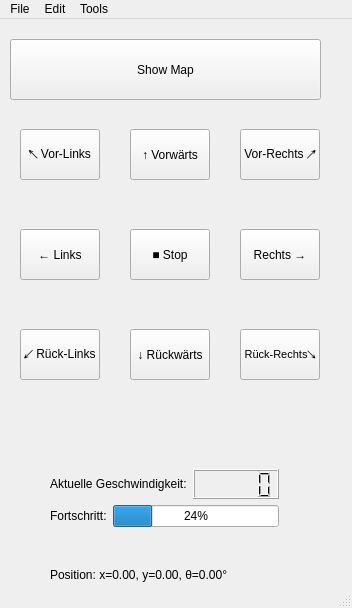
<?xml version="1.0" encoding="UTF-8"?>
<ui version="4.0">
 <class>MainWindow</class>
 <widget class="QMainWindow" name="MainWindow">
  <property name="geometry">
   <rect>
    <x>0</x>
    <y>0</y>
    <width>352</width>
    <height>608</height>
   </rect>
  </property>
  <property name="windowTitle">
   <string>MainWindow</string>
  </property>
  <widget class="QWidget" name="centralwidget">
   <widget class="QPushButton" name="btn_forward">
    <property name="geometry">
     <rect>
      <x>130</x>
      <y>110</y>
      <width>80</width>
      <height>51</height>
     </rect>
    </property>
    <property name="font">
     <font>
      <pointsize>9</pointsize>
     </font>
    </property>
    <property name="text">
     <string>↑ Vorwärts</string>
    </property>
   </widget>
   <widget class="QPushButton" name="btn_left">
    <property name="geometry">
     <rect>
      <x>20</x>
      <y>210</y>
      <width>80</width>
      <height>51</height>
     </rect>
    </property>
    <property name="text">
     <string>← Links</string>
    </property>
   </widget>
   <widget class="QPushButton" name="btn_backward">
    <property name="geometry">
     <rect>
      <x>130</x>
      <y>310</y>
      <width>80</width>
      <height>51</height>
     </rect>
    </property>
    <property name="text">
     <string>↓ Rückwärts</string>
    </property>
   </widget>
   <widget class="QPushButton" name="btn_right">
    <property name="geometry">
     <rect>
      <x>240</x>
      <y>210</y>
      <width>80</width>
      <height>51</height>
     </rect>
    </property>
    <property name="text">
     <string>Rechts →</string>
    </property>
   </widget>
   <widget class="QPushButton" name="btn_stop">
    <property name="geometry">
     <rect>
      <x>130</x>
      <y>210</y>
      <width>80</width>
      <height>51</height>
     </rect>
    </property>
    <property name="text">
     <string>■ Stop</string>
    </property>
   </widget>
   <widget class="QPushButton" name="btn_forward_left">
    <property name="geometry">
     <rect>
      <x>20</x>
      <y>110</y>
      <width>80</width>
      <height>51</height>
     </rect>
    </property>
    <property name="text">
     <string>↖ Vor-Links</string>
    </property>
   </widget>
   <widget class="QPushButton" name="btn_forward_right">
    <property name="geometry">
     <rect>
      <x>240</x>
      <y>110</y>
      <width>80</width>
      <height>51</height>
     </rect>
    </property>
    <property name="text">
     <string>Vor-Rechts ↗</string>
    </property>
   </widget>
   <widget class="QPushButton" name="btn_backward_left">
    <property name="geometry">
     <rect>
      <x>20</x>
      <y>310</y>
      <width>80</width>
      <height>51</height>
     </rect>
    </property>
    <property name="text">
     <string>↙ Rück-Links</string>
    </property>
   </widget>
   <widget class="QPushButton" name="btn_backward_right">
    <property name="geometry">
     <rect>
      <x>240</x>
      <y>310</y>
      <width>80</width>
      <height>51</height>
     </rect>
    </property>
    <property name="font">
     <font>
      <pointsize>8</pointsize>
     </font>
    </property>
    <property name="text">
     <string>Rück-Rechts↘</string>
    </property>
   </widget>
   <widget class="QWidget" name="layoutWidget">
    <property name="geometry">
     <rect>
      <x>50</x>
      <y>450</y>
      <width>229</width>
      <height>58</height>
     </rect>
    </property>
    <layout class="QVBoxLayout" name="verticalLayout">
     <item>
      <layout class="QHBoxLayout" name="horizontalLayout">
       <item>
        <widget class="QLabel" name="label_speed">
         <property name="text">
          <string>Aktuelle Geschwindigkeit:</string>
         </property>
        </widget>
       </item>
       <item>
        <widget class="QLCDNumber" name="lcd_speed"/>
       </item>
      </layout>
     </item>
     <item>
      <layout class="QHBoxLayout" name="horizontalLayout_2">
       <item>
        <widget class="QLabel" name="label_progress">
         <property name="text">
          <string>Fortschritt:</string>
         </property>
        </widget>
       </item>
       <item>
        <widget class="QProgressBar" name="progress_speed">
         <property name="value">
          <number>24</number>
         </property>
        </widget>
       </item>
      </layout>
     </item>
    </layout>
   </widget>
   <widget class="QLabel" name="label_position">
    <property name="geometry">
     <rect>
      <x>50</x>
      <y>530</y>
      <width>231</width>
      <height>51</height>
     </rect>
    </property>
    <property name="text">
     <string>Position: x=0.00, y=0.00, θ=0.00°</string>
    </property>
   </widget>
   <widget class="QPushButton" name="btn_show_map">
    <property name="geometry">
     <rect>
      <x>10</x>
      <y>20</y>
      <width>311</width>
      <height>61</height>
     </rect>
    </property>
    <property name="text">
     <string>Show Map</string>
    </property>
    <property name="checkable">
     <bool>true</bool>
    </property>
   </widget>
  </widget>
  <widget class="QMenuBar" name="menubar">
   <property name="geometry">
    <rect>
     <x>0</x>
     <y>0</y>
     <width>352</width>
     <height>20</height>
    </rect>
   </property>
   <widget class="QMenu" name="menuFile">
    <property name="title">
     <string>File</string>
    </property>
    <addaction name="separator"/>
    <addaction name="separator"/>
    <addaction name="actionNew"/>
    <addaction name="actionOpen"/>
   </widget>
   <widget class="QMenu" name="menuEdit">
    <property name="title">
     <string>Edit</string>
    </property>
   </widget>
   <widget class="QMenu" name="menuTools">
    <property name="title">
     <string>Tools</string>
    </property>
    <addaction name="separator"/>
    <addaction name="separator"/>
    <addaction name="separator"/>
    <addaction name="actionCamera"/>
    <addaction name="actionOpenArmWindow"/>
    <addaction name="actionOpenTfWindow"/>
   </widget>
   <addaction name="menuFile"/>
   <addaction name="menuEdit"/>
   <addaction name="menuTools"/>
  </widget>
  <widget class="QStatusBar" name="statusbar">
   <property name="mouseTracking">
    <bool>false</bool>
   </property>
  </widget>
  <action name="actionNew">
   <property name="text">
    <string>&amp;New</string>
   </property>
  </action>
  <action name="actionOpen">
   <property name="text">
    <string>Open</string>
   </property>
  </action>
  <action name="actionCamera">
   <property name="text">
    <string>Camera</string>
   </property>
  </action>
  <action name="actionOpenArmWindow">
   <property name="text">
    <string>Robot Arm Control</string>
   </property>
  </action>
  <action name="actionOpenTfWindow">
   <property name="text">
    <string>TF Monitor</string>
   </property>
  </action>
 </widget>
 <resources/>
 <connections/>
</ui>
